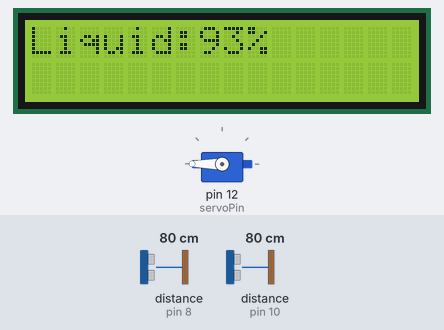
The sketch below on a simulated Arduino Uno, built with avr-gcc and run on an emulated ATmega328P. Shown: 16×2 character LCD, servo. Wiring (inferred from the names in the program): 2 × ultrasonic range finder: trigger pin 9, echo pin 8 / trigger pin 11, echo pin 10. The inputs (shaded band) are chosen by the test bench; at power-on: distance to the obstacle (sensors on pin 8, pin 10) 80 cm. The echo pulse lasts 58.3 µs per cm; what the sketch prints to the serial monitor is not drawn.

Above: at 1.2 s.
1.3 s: distance to the obstacle (sensor on pin 8) set to 119 cm
2.8 s: distance to the obstacle (sensor on pin 8) set to 125 cm
At 3.6 s:
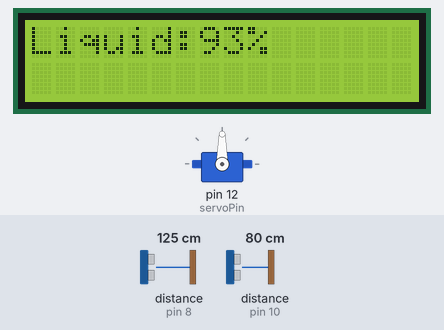
4.4 s: distance to the obstacle (sensor on pin 10) set to 35 cm
At 5.9 s:
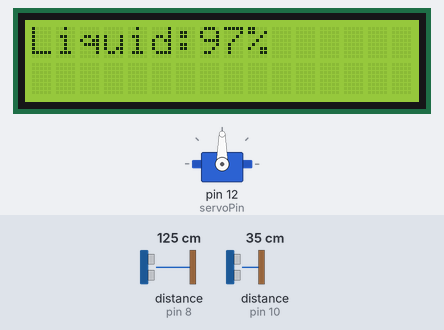
6.2 s: distance to the obstacle (sensor on pin 10) set to 18 cm
At 7.7 s:
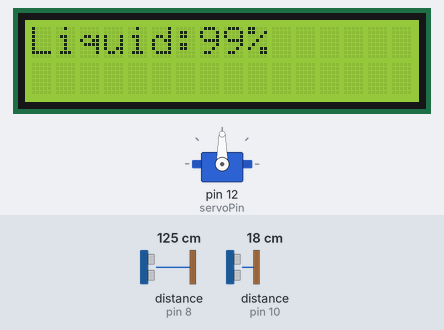
9.2 s: distance to the obstacle (sensor on pin 10) set to 4 cm
At 10.6 s:
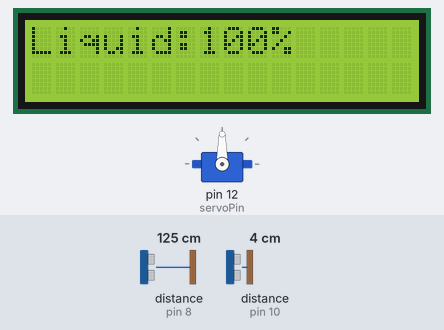
10.9 s: distance to the obstacle (sensor on pin 8) set to 9 cm
At 11.7 s:
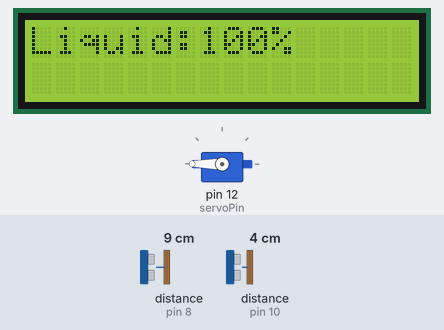
Timing chart, 0 to 13.9 s (numbered marks = the images above; inputs shaded):
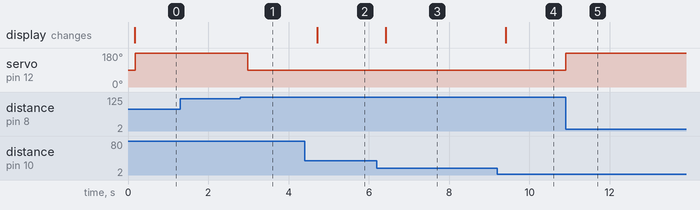

The sketch:

UNOcodes.ino
```cpp
#include <LiquidCrystal.h>;
#include <Servo.h>

//::::::::: Variable Declaration :::::::://
long duration;
int distance_us1;
int distance_us2;
const int minHandDistance=12;
const int unitDividor=10;                       //if used in real project, keep unitDividor = 1

//::::::::::::: 16*2 LCD :::::::::::::::://
const int rs = 7, en = 6, d4 = 5, d5 = 4, d6 = 3, d7 = 2;
LiquidCrystal lcd(rs, en, d4, d5, d6, d7);

//::::::::::: UltraSonic 1 :::::::::::::://
const int us1_triggerPin = 9;                   // Trigger Pin of Ultrasonic Sensor
const int us1_echoPin = 8;                      // Echo Pin of Ultrasonic Sensor

//::::::::::: UltraSonic 2 :::::::::::::://
const int us2_triggerPin=11;                    // defines the pin numbers
const int us2_echoPin=10;

//::::::::::: Servo Motor :::::::::::::://
const int servoPin = 12;

//:::::::::::::  Buzzer :::::::::::::::://
const int buzzerPin = 13;

////////////////////////////////////////////////////////////////


Servo Myservo;


void setup()
{
    Serial.begin(9600);                         // Starting Serial Terminal
    lcd.begin (16,2);                           // Initializes the interface to the LCD screen and specifies the dimensions of the display

    //::::::::::: UltraSonic 1 :::::::::::::://
    pinMode(us1_triggerPin, OUTPUT);
    pinMode(us1_echoPin, INPUT);

    //::::::::::: UltraSonic 2 :::::::::::::://
    pinMode (us2_triggerPin, OUTPUT);
    pinMode (us2_echoPin, INPUT);

    //::::::::::: Servo Motor :::::::::::::://
    Myservo.attach(servoPin);


    //Serial.println("Automated Sanitizer Dispenser.");
    //delay(500);
    //Serial.println("Made By:");
    //delay(200);
    //Serial.println("Mainul Islam");
    //delay(200);
    //Serial.println("Adnan Saky");
    //delay(200);
    //Serial.println("Julfikar Haque");
    //Serial.println("-------------------");
    //Serial.println("-------------------");
    //delay(1000);
}

void loop()
{
    //::::::::::::::::::::::::::::::::::::::://
    //::::::::::: UltraSonic 2 :::::::::::::://
    //For Measuring Liquid distance from the top of the container
    digitalWrite(us2_triggerPin,LOW);           // Clears the trigger Pin
    delayMicroseconds(2);
    digitalWrite(us2_triggerPin,HIGH);
    delayMicroseconds(10);                      // Sets the trigger Pin on HIGH state for 10 micro seconds
    digitalWrite(us2_triggerPin,LOW);

    duration = pulseIn(us2_echoPin, HIGH);      //To receive the reflected signal.

    //distanceInch = duration*0.0133/2;
    distance_us2= duration*0.0340/2;            // Calculating the distance
    distance_us2 = distance_us2/unitDividor;

    Serial.print("Liquid: ");
    Serial.print(distance_us2);
    Serial.print("Cm");
    Serial.println();
    delay(100);

    if(distance_us2 <=99 )
    {
        lcd.clear();
        lcd.setCursor(0,0);                   // Sets the location where text written to the LCD will be displayed
        lcd.print("Liquid:");                 // Prints string "Distance" on the LCD
        lcd.print(100 - distance_us2);        // Prints the distance value from the sensor
        lcd.print("%");
    }
    else
    {
        lcd.clear();
        lcd.setCursor(0,0);
        lcd.print("BOTTLE EMPTY");
        delay(300);
        lcd.setCursor(0,1);
        lcd.print("PLEASE REFILL");
    }

    //::::::::::::::::::::::::::::::::::::::://
    //::::::::::: UltraSonic 1 :::::::::::::://
    //For Measuring Hand Distance
    pinMode(us1_triggerPin, OUTPUT);
    digitalWrite(us1_triggerPin, LOW);
    delayMicroseconds(2);
    digitalWrite(us1_triggerPin, HIGH);
    delayMicroseconds(10);
    digitalWrite(us1_triggerPin, LOW);

    pinMode(us1_echoPin, INPUT);
    duration = pulseIn(us1_echoPin, HIGH);
    distance_us1 = duration*0.0340/2;           // Calculating the distance
    distance_us1 = distance_us1/unitDividor;

    Serial.print("Hand: ");
    Serial.print(distance_us1);
    Serial.print("Cm");

    if(distance_us1 < minHandDistance && distance_us2 <=99)
    {
        Myservo.write(180);
    }
    else if (distance_us1 < minHandDistance && distance_us2 > 99)
    {
        Myservo.write(90);
        tone(buzzerPin, 200);
        delay(500);
        noTone(buzzerPin);
        delay(500);
    }
    else
    {
        Myservo.write(90);
    }

    Serial.println();
    delay(100);
}
```

Measured:
- the behaviour switches between 121 and 122 cm on distance to the obstacle (sensor on pin 8) (found by bisection; images 0 and 1)
- after the input at 1.3 s, every drawn part: stays the same
- after the input at 2.8 s, servo on pin 12 (servoPin): 180° → 90° after 0.18 s
- after the input at 4.4 s, the display: changes after 0.31 s (image 2)
- after the input at 6.2 s, the display: changes after 0.23 s (image 3)
- after the input at 9.2 s, the display: changes after 0.22 s (image 4)
- after the input at 10.9 s, servo on pin 12 (servoPin): 90° → 180° at once
